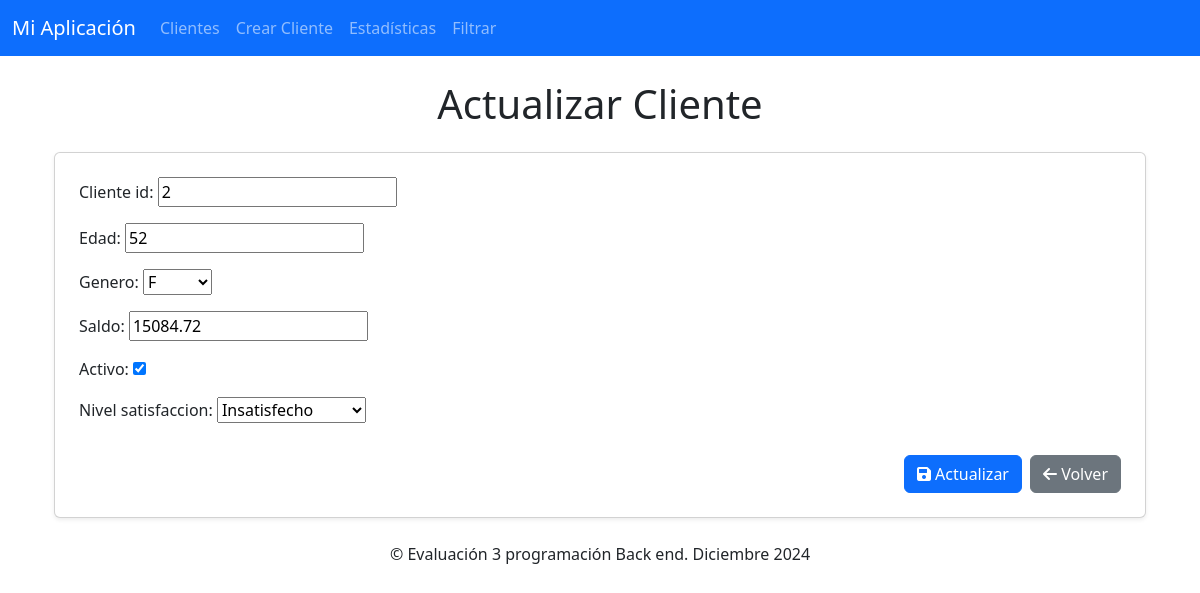
The app's page /actualizar/2/ with its own data.
### api/models.py (models this page shows, shortened)
class Cliente(models.Model):
	GENEROS = [
		('Masculino', 'M'),
		('Femenino', 'F'),
		('Otro', 'O'),
	]
	NIVELES_SATISFACCION = [
		(1, 'Muy insatisfecho'),
		(2, 'Insatisfecho'),
		(3, 'Neutral'),
		(4, 'Satisfecho'),
		(5, 'Muy satisfecho'),
	]
	cliente_id = models.CharField(max_length=50, unique=True)
	edad = models.IntegerField()
	genero = models.CharField(max_length=10, choices=GENEROS) #Uso de choices.
	saldo = models.FloatField()
	activo = models.BooleanField(default=True)
	nivel_satisfaccion = models.IntegerField(choices=NIVELES_SATISFACCION) #Uso de choices.

### api/views.py (the view)
# urls.py: path('actualizar/<int:pk>/', actualizar_cliente, name='actualizar_cliente'),
def actualizar_cliente(request, pk):
	cliente = get_object_or_404(Cliente, pk=pk)
	if request.method == 'POST':
		form = ClienteForm(request.POST, instance=cliente)
		if form.is_valid():
			form.save()
			return redirect('listar_clientes')
	else:
		form = ClienteForm(instance=cliente)
	return render(request, 'actualizar_cliente.html', {'form': form, 'cliente': cliente})

### api/forms.py
class ClienteForm(forms.ModelForm):
	class Meta:
		model = Cliente
		fields = ['cliente_id', 'edad', 'genero', 'saldo', 'activo', 'nivel_satisfaccion']

### api/templates/actualizar_cliente.html (shortened to what this page needs)
{% extends 'base.html' %}
{% block content %}
<div class="container">
    <h1 class="text-center">Actualizar Cliente</h1>
    <form method="post" class="mt-4">
        <div class="card p-4 shadow-sm">
            {{ form.as_p }}
            <div class="d-flex justify-content-end mt-3">
                <button type="submit" class="btn btn-primary me-2">
                    <i class="fas fa-save"></i> Actualizar
                </button>
                <a href="{% url 'listar_clientes' %}" class="btn btn-secondary">
                    <i class="fas fa-arrow-left"></i> Volver
                </a>
            </div>
        </div>
    </form>
</div>
{% endblock %}

### records on screen
Cliente: cliente_id "2", edad "52", genero "F", saldo "15084.72", activo "☑", nivel_satisfaccion "Insatisfecho"
